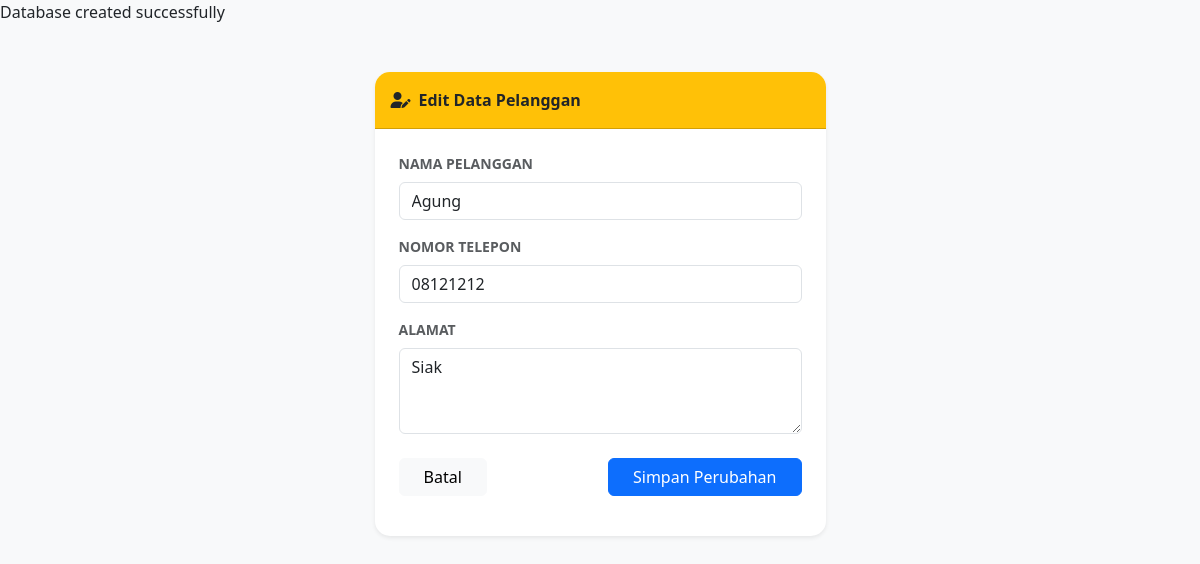
/admin/pelanggan/edit.php?id=18 (signed in), run on the app's committed database.
### tables this page shows
CREATE TABLE `pelanggan` (
  `PelangganID` int(11) NOT NULL,
  `NamaPelanggan` varchar(255) NOT NULL,
  `Alamat` text NOT NULL,
  `NomorTelepon` varchar(15) NOT NULL
);

### admin/pelanggan/edit.php (the view, shortened to what this page needs)
<?php
include '../../main/connect.php';
$id = $_GET['id'];
$data = mysqli_fetch_array(mysqli_query($conn, "SELECT * FROM pelanggan WHERE PelangganID='$id'"));
?>
<!DOCTYPE html>
<html lang="id">
<head>
    <link href="https://cdn.jsdelivr.net/npm/bootstrap@5.3.0/dist/css/bootstrap.min.css" rel="stylesheet">
    <link rel="stylesheet" href="https://cdnjs.cloudflare.com/ajax/libs/font-awesome/6.4.0/css/all.min.css">
</head>
<body class="bg-light">
    <div class="container mt-5">
        <div class="row justify-content-center">
            <div class="col-md-5">
                <div class="card border-0 shadow-sm" style="border-radius: 15px;">
                    <div class="card-header bg-warning text-dark fw-bold py-3" style="border-radius: 15px 15px 0 0;">
                        <i class="fas fa-user-edit me-2"></i>Edit Data Pelanggan
                    </div>
                    <div class="card-body p-4">
                        <form method="POST">
                            <div class="mb-3">
                                <label class="form-label small fw-bold text-muted">NAMA PELANGGAN</label>
                                <input type="text" name="NamaPelanggan" class="form-control" value="<?= $data['NamaPelanggan']; ?>" required>
                            </div>
                            <div class="mb-3">
                                <label class="form-label small fw-bold text-muted">NOMOR TELEPON</label>
                                <input type="text" name="NomorTelepon" class="form-control" value="<?= $data['NomorTelepon']; ?>" required>
                            </div>
                            <div class="mb-3">
                                <label class="form-label small fw-bold text-muted">ALAMAT</label>
                                <textarea name="Alamat" class="form-control" rows="3" required><?= $data['Alamat']; ?></textarea>
                            </div>
                            <div class="d-flex justify-content-between mt-4">
                                <a href="index.php" class="btn btn-light px-4">Batal</a>
                                <button type="submit" name="update" class="btn btn-primary px-4">Simpan Perubahan</button>
                            </div>
                        </form>
                    </div>
                </div>
            </div>
        </div>
    </div>
</body>
</html>

### data on the page
pelanggan: NamaPelanggan "Agung", NomorTelepon "08121212", Alamat "Siak"
